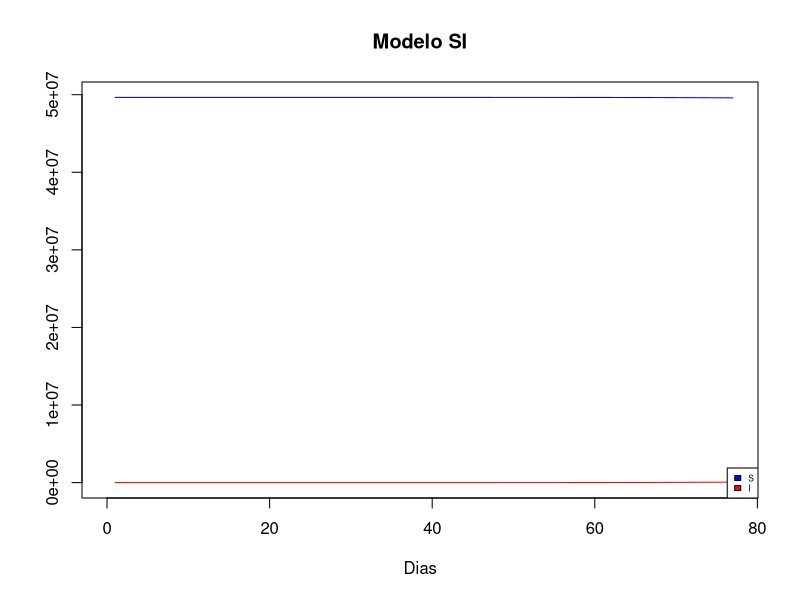

R code for this plot:
rm(list=ls())
options(digits = 10)
#Funcion que haya el divisor de beta y gamma
#x es el numero a dividir
hallarDivisor <- function(x){
  val <- 1
  repeat{
    temp <- x %/% val
    if(temp >= 0 && temp <= 10){break}
    else{val <- val*10}
  }
  return(val)
}

#Funcion que implementa la aproximacion Taylor donde:
#t es el numero de dias
# b es la tasa de infeccion/contagio/transmision beta
#S0 es la poblacion susceptible inicial
#I0 es la poblacion infectada inicial
#k indica cada cuantos dias se calcula la prevalencia y la incidencia
taylorSI<-function(t,b,S0,I0,k){
  #Hallar el divisor para ajustar beta y gamma
  divisor <- hallarDivisor(S0 + I0)
  b = b/divisor
  #Tabla de datos
  dataSI <- data.frame(t=1,S=S0,I=I0,Prevalencia=0,Incidencia=0)
  #Incializar datos
  S = S0; I = I0; h = 1; acumI = I0
  #Aproximacion por Taylor de orden 2
  for(i in 2:t){
    tempS = S + h*(-b*S*I) + h^2/2*(-b*I*(-b*S*I) - b*S*(b*S*I)) + h^3/6*(-b*I*(-b*I*(-b*S*I) - b*S*(b*S*I)) - b*S*(b*S*(b*S*I) + b*I*(-b*S*I)))
    tempI = I + h*(b*S*I) + h^2/2*(b*S*(b*S*I) + b*I*(-b*S*I)) + h^3/6*(b*S*(b*S*(b*S*I) + b*I*(-b*S*I)) + b*I*(-b*I*(-b*S*I) - b*S*(b*S*I)))
    acumI = acumI + h*(b*S*I) + h^2/2*(b*I*(-b*S*I) + b*S*(b*S*I)) + h^3/6*(b*S*(b*S*(b*S*I) + b*I*(-b*S*I)) + b*I*(-b*I*(-b*S*I) - b*S*(b*S*I)))
    prevalencia = 0; incidencia = 0
    S = tempS; I = tempI
    #Restriccion para aproximarse al modelo real
    if(S <= 0){S = 0}
    if(I <= 0){I = 0}
    if(I >= (S0+I0)){I = (S0 + I0)}
    if(i%%k == 0){
      prevalencia = I/(S+I)
      incidencia = acumI/(S+I)
      acumI = 0
    }
    S = floor(S); I = ceiling(I)
    dataSI = rbind(dataSI,list(i,S,I,prevalencia,incidencia))
  }
  #Grafico de prueba
  plot(dataSI[["t"]],dataSI[["S"]],main=paste("Modelo SI"),xlab="Dias",ylab=" ",xlim = c(0,t),ylim = c(0,S0+I0),type="l",col="blue") 
  points(dataSI[["t"]],dataSI[["I"]],type="l",col="red") 
  legend("bottomright",c("S","I"),fill = c("blue","red"),cex = 0.5)
  
  return(dataSI)
}

#Prueba de Taylor
diasCOVID19 = 77
poblacionColombia = (49.65*1000000)
#Tasa de contagio del covid entre 2.5 y 1.5
beta = 0.025
taylorSI(diasCOVID19,beta,poblacionColombia-1,1,3)